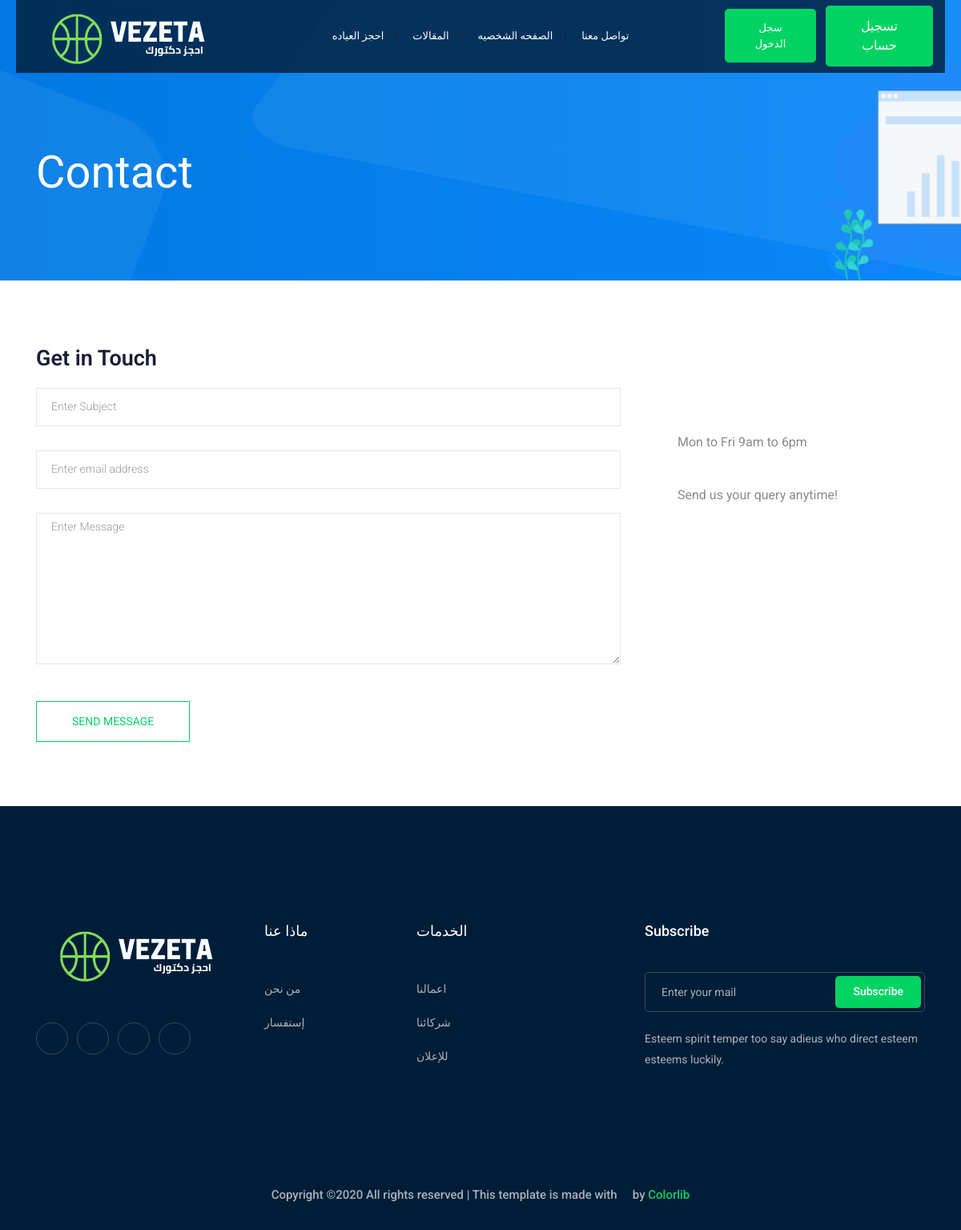
The page /contact-us/ on the database as committed earlier.
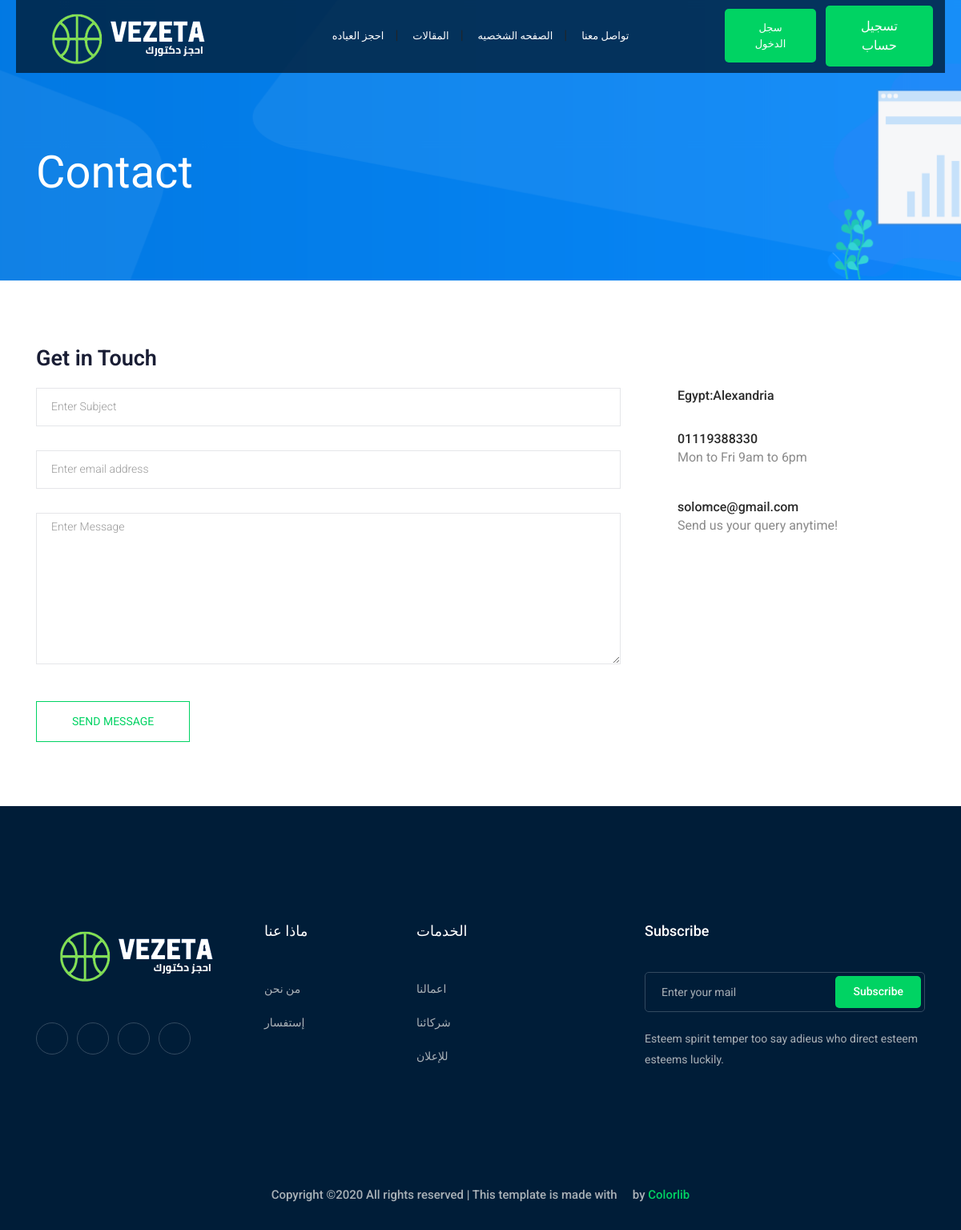
The same page on the database as committed later.
### contact/models.py (models this page shows, shortened)
class Info(models.Model):
    place = models.CharField(max_length=50)
    telephone = models.CharField(max_length=20)
    email = models.EmailField(max_length=254)
    class Meta:
        verbose_name = ("Info")
        verbose_name_plural = ("Infos")

### contact/views.py (the view, shortened to what this page needs)
# urls.py: path('', views.send_message, name='contact'),
def send_message(request):
    myinfo = Info.objects.first()
    return render(request,'contact/contact.html',{'myinfo':myinfo})

### contact/templates/contact/contact.html (shortened to what this page needs)
{% extends 'baseContact.html' %}
{% block body %}
    <div class="bradcam_area bradcam_bg_1">
        <div class="container">
            <div class="row">
                <div class="col-xl-12">
                    <div class="bradcam_text">
                        <h3>contact</h3>
                    </div>
                </div>
            </div>
        </div>
    </div>
  <section class="contact-section section_padding">
    <div class="container">
      <div class="row">
        <div class="col-12">
          <h2 class="contact-title">Get in Touch</h2>
        </div>
        <div class="col-lg-8">
          <form class="form-contact contact_form" method="post" >
            <div class="row">
              <div class="col-12">
                <div class="form-group">
                  <input class="form-control" name="subject" id="subject" type="text" onfocus="this.placeholder = ''" onblur="this.placeholder = 'Enter Subject'" placeholder = 'Enter Subject'>
                </div>
              </div>
              <div class="col-sm-12">
                <div class="form-group">
                  <input class="form-control" name="email" id="email" type="email" onfocus="this.placeholder = ''" onblur="this.placeholder = 'Enter email address'" placeholder = 'Enter email address'>
                </div>
              </div>
              <div class="col-12">
                <div class="form-group">
                    <textarea class="form-control w-100" name="message" id="message" cols="30" rows="9"  placeholder = 'Enter Message'></textarea>
                </div>
              </div>
            </div>
            <div class="form-group mt-3">
              <input type="submit" class="button button-contactForm btn_4 boxed-btn" value="send message">
            </div>
          </form>
        </div>
        <div class="col-lg-4">
          <div class="media contact-info">
            <span class="contact-info__icon"><i class="ti-home"></i></span>
            <div class="media-body">
              <h3>{{myinfo.place}}</h3>
            </div>
          </div>
          <div class="media contact-info">
            <span class="contact-info__icon"><i class="ti-tablet"></i></span>
            <div class="media-body">
              <h3>{{myinfo.telephone}}</h3>
              <p>Mon to Fri 9am to 6pm</p>
            </div>
          </div>
          <div class="media contact-info">
            <span class="contact-info__icon"><i class="ti-email"></i></span>
            <div class="media-body">
              <h3>{{myinfo.email}}</h3>
              <p>Send us your query anytime!</p>
            </div>
          </div>
        </div>
      </div>
    </div>
  </section>
  {% endblock body %}

### templates/baseContact.html (shortened to what this page needs)
{% load static %}
<!doctype html>
<html class="no-js" lang="zxx">
<head>
      <link rel="stylesheet" href="{% static 'css/bootstrap.min.css' %}">
    <link rel="stylesheet" href="{% static 'css/owl.carousel.min.css' %}">
    <link rel="stylesheet" href="{% static 'css/magnific-popup.css' %}">
    <link rel="stylesheet" href="{% static 'css/font-awesome.min.css' %}">
    <link rel="stylesheet" href="{% static 'css/themify-icons.css' %}">
    <link rel="stylesheet" href="{% static 'css/nice-select.css' %}">
    <link rel="stylesheet" href="{% static 'css/flaticon.css' %}">
    <link rel="stylesheet" href="{% static 'css/jquery-ui.css' %}">
    <link rel="stylesheet" href="{% static 'css/gijgo.css' %}">
    <link rel="stylesheet" href="{% static 'css/animate.min.css' %}">
    <link rel="stylesheet" href="{% static 'css/slicknav.css' %}">
    <link rel="stylesheet" href="{% static 'css/style.css' %}">
</head>
<body>
<header>
<div class="header-area ">
    <div id="sticky-header" class="main-header-area">
        <div class="container-fluid " style="background-color: rgba(0, 29, 56, 0.8);" >
            <div class="header_bottom_border">
                <div class="row align-items-center">
                    <div class="col-xl-3 col-lg-2">
                        <div class="logo">
                            <a href="index.html">
                                <img src="img/logo2.png" alt="">
                            </a>
                        </div>
                    </div>
                    <div class="col-xl-6 col-lg-7">
                        <div class="main-menu  d-none d-lg-block">
                            <nav>
                                <ul id="navigation">
                                    <li><a href="{% url 'clinics:clinic_list' %}">احجز العياده</a></li>|
                                    <li><a href="">المقالات</a></li>|
                                    <li><a href="{% url 'accounts:profile' %}">الصفحه الشخصيه </a></li>|
                                    <li><a href="{% url 'contact:contact' %}">تواصل معنا </a></li>
                                </ul>
                            </nav>
                        </div>
                    </div>
                    <div class="col-xl-3 col-lg-3 d-none d-lg-block">
                        <div class="Appointment">
                            {% if request.user.is_authenticated %}
                            <div class="phone_num d-none d-xl-block">
                                 <a class="boxed-btn3" style="background-color:#808080;" href="{% url 'accounts:profile_edit' %}"> تعديل حساب</a>
                            </div>
                            {%else%}
                                <div class="phone_num d-none d-xl-block">
                                    <a class="boxed-btn3" href="{% url 'login'%}">سجل الدخول</a>
                                </div>
                            <div class="d-none d-lg-block">
                                    <a class="boxed-btn3" style="background-color: arctic;" href="{% url 'accounts:signup' %}">تسجيل حساب</a>
                            </div>
                            {%endif%}
                        </div>
                    </div>
                    <div class="col-12">
                    </div>
                </div>
            </div>
        </div>
    </div>
</div>
</header>
{% block body %}
{% endblock body %}
<footer class="footer">
<div class="footer_top">
<div class="container">
    <div class="row">
        <div class="col-xl-3 col-md-6 col-lg-3">
            <div class="footer_widget wow fadeInUp" data-wow-duration="1s" data-wow-delay=".3s">
                <div class="footer_logo">
                    <a href="#">
                        <img src="img/logo2.png" alt="">
                    </a>
                </div>
                <div class="socail_links">
                    <ul>
                        <li>
                            <a href="https://www.facebook.com/m7modsabra">
                                <i class="ti-facebook"></i>
                            </a>
                        </li>
                        <li>
                            <a href="https://www.youtube.com/channel/UC7FFcZc90vE5FfR_dgA_dVg?view_as=subscriber">
                                <i class="fa fa-youtube"></i>
                            </a>
                        </li>
                        <li>
                            <a href="https://twitter.com/Mahmod_Raouf">
                                <i class="fa fa-twitter"></i>
                            </a>
                        </li>
                        <li>
                            <a href="https://twitter.com/Mahmod_Raouf">
                                <i class="fa fa-instagram"></i>
                            </a>
                        </li>
                    </ul>
                </div>
            </div>
        </div>
        <div class="col-xl-2 col-md-6 col-lg-2">
            <div class="footer_widget wow fadeInUp" data-wow-duration="1.1s" data-wow-delay=".4s">
                <h3 class="footer_title">
                    ماذا عنا
                </h3>
                <ul>
                    <li><a href="https://code4learn.teachable.com/p/online-courses">من نحن </a></li>
                    <li><a href="https://www.facebook.com/m7modsabra">إستفسار</a></li>
                </ul>
            </div>
        </div>
        <div class="col-xl-3 col-md-6 col-lg-3">
            <div class="footer_widget wow fadeInUp" data-wow-duration="1.2s" data-wow-delay=".5s">
                <h3 class="footer_title">
                    الخدمات
                </h3>
                <ul>
                    <li><a href="">اعمالنا</a></li>
                    <li><a href="">شركائنا</a></li>
                    <li><a href="">للإعلان</a></li>
                </ul>
            </div>
        </div>
        <div class="col-xl-4 col-md-6 col-lg-4">
            <div class="footer_widget wow fadeInUp" data-wow-duration="1.3s" data-wow-delay=".6s">
                <h3 class="footer_title">
                    Subscribe
                </h3>
                <form action="#" class="newsletter_form">
                    <input type="text" placeholder="Enter your mail">
                    <button type="submit">Subscribe</button>
                </form>
                <p class="newsletter_text">Esteem spirit temper too say adieus who direct esteem esteems
                    luckily.</p>
            </div>
        </div>
    </div>
</div>
</div>
<div class="copy-right_text wow fadeInUp" data-wow-duration="1.4s" data-wow-delay=".3s">
<div class="container">
    <div class="row">
        <div class="col-xl-12">
            <p class="copy_right text-center">
Copyright &copy;<script>document.write(new Date().getFullYear());</script> All rights reserved | This template is made with <i class="fa fa-heart-o" aria-hidden="true"></i> by <a href="https://colorlib.com" target="_blank">Colorlib</a>
            </p>
        </div>
    </div>
</div>
</div>
</footer>
</body>
</html>

Rows that differ between the two databases and show on the page:
added Info: place "Egypt:Alexandria", telephone "01119388330", email "solomce@gmail.com"
